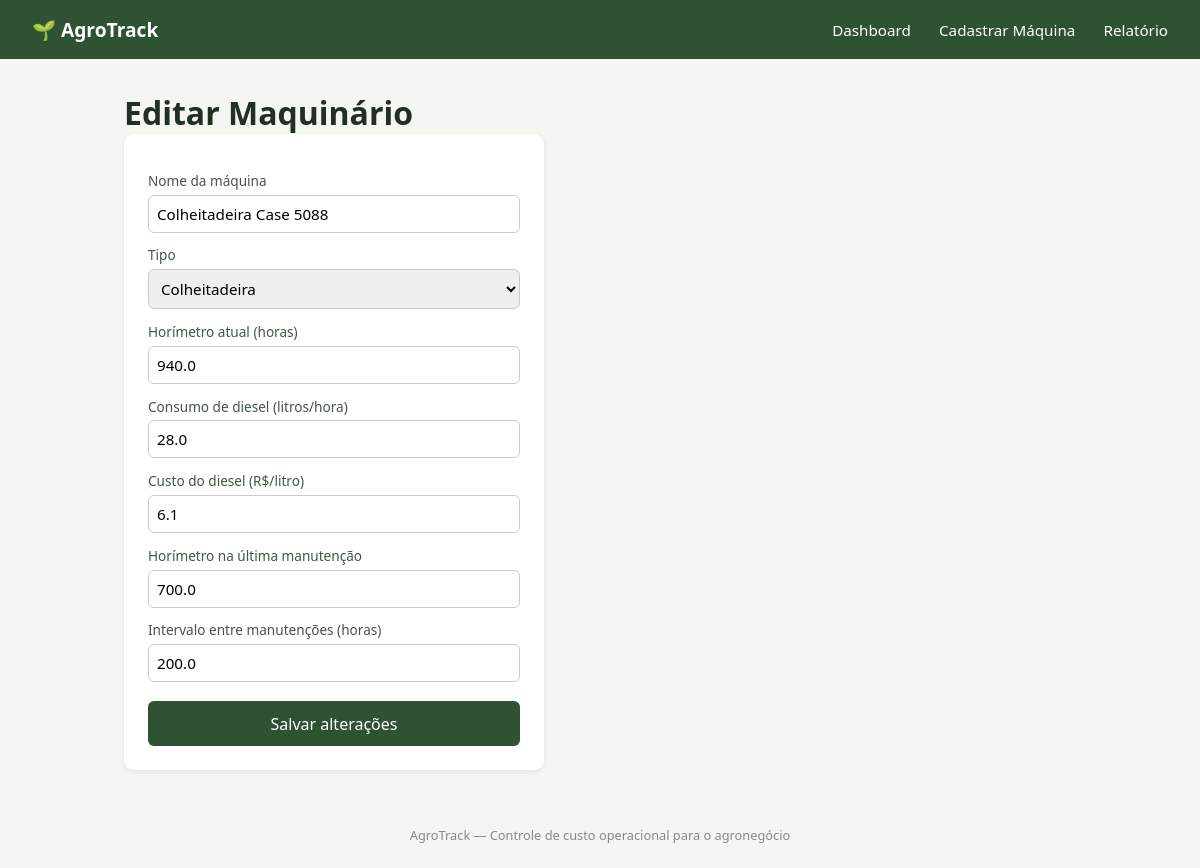
The app's page /editar/2 with its own data.
### tables this page shows
CREATE TABLE maquinas (
            id INTEGER PRIMARY KEY AUTOINCREMENT,
            nome TEXT NOT NULL,
            tipo TEXT NOT NULL,
            horimetro_atual REAL NOT NULL,
            consumo_diesel_litros_hora REAL NOT NULL,
            custo_diesel_litro REAL NOT NULL,
            ultima_manutencao_horimetro REAL NOT NULL,
            intervalo_manutencao_horas REAL NOT NULL
        );

### AgroTrack/app.py (the view)
@app.route('/editar/<int:maquina_id>', methods=['GET', 'POST'])
def editar(maquina_id):
    if request.method == 'POST':
        database.atualizar_maquina(maquina_id, ler_formulario(request.form))
        return redirect(url_for('relatorio'))
    maquina = database.buscar_maquina(maquina_id)
    if maquina is None:
        return redirect(url_for('relatorio'))
    return render_template('editar.html', maquina=maquina)

### AgroTrack/database.py (called while the page is built)
def get_conexao():
    conexao = sqlite3.connect(DB_NOME)
    conexao.row_factory = sqlite3.Row  # permite acessar colunas pelo nome
    return conexao

def buscar_maquina(maquina_id):
    conexao = get_conexao()
    linha = conexao.execute("SELECT * FROM maquinas WHERE id = ?", (maquina_id,)).fetchone()
    conexao.close()
    return dict(linha) if linha else None

### AgroTrack/templates/editar.html (shortened to what this page needs)
{% extends 'base.html' %}
{% block content %}
<h1>Editar Maquinário</h1>
<form method="POST" class="form-cadastro">
    <label for="nome">Nome da máquina</label>
    <input type="text" id="nome" name="nome" value="{{ maquina.nome }}" required>
    <label for="tipo">Tipo</label>
    <select id="tipo" name="tipo" required>
        {% for opcao in ["Trator", "Colheitadeira", "Pulverizador", "Outro"] %}
        <option value="{{ opcao }}" {% if maquina.tipo == opcao %}selected{% endif %}>{{ opcao }}</option>
        {% endfor %}
    </select>
    <label for="horimetro_atual">Horímetro atual (horas)</label>
    <input type="number" step="0.1" id="horimetro_atual" name="horimetro_atual" value="{{ maquina.horimetro_atual }}" required>
    <label for="consumo_diesel_litros_hora">Consumo de diesel (litros/hora)</label>
    <input type="number" step="0.1" id="consumo_diesel_litros_hora" name="consumo_diesel_litros_hora" value="{{ maquina.consumo_diesel_litros_hora }}" required>
    <label for="custo_diesel_litro">Custo do diesel (R$/litro)</label>
    <input type="number" step="0.01" id="custo_diesel_litro" name="custo_diesel_litro" value="{{ maquina.custo_diesel_litro }}" required>
    <label for="ultima_manutencao_horimetro">Horímetro na última manutenção</label>
    <input type="number" step="0.1" id="ultima_manutencao_horimetro" name="ultima_manutencao_horimetro" value="{{ maquina.ultima_manutencao_horimetro }}" required>
    <label for="intervalo_manutencao_horas">Intervalo entre manutenções (horas)</label>
    <input type="number" step="1" id="intervalo_manutencao_horas" name="intervalo_manutencao_horas" value="{{ maquina.intervalo_manutencao_horas }}" required>
    <button type="submit">Salvar alterações</button>
</form>
{% endblock %}

### AgroTrack/static/style.css (style rules this page uses)
* { box-sizing: border-box; margin: 0; padding: 0; font-family: 'Segoe UI', Arial, sans-serif; }
body { background: #f4f6f2; color: #223022; }
.form-cadastro { display: flex; flex-direction: column; max-width: 420px; background: #fff; padding: 1.5rem; border-radius: 10px; box-shadow: 0 2px 6px rgba(0,0,0,0.08); }
.form-cadastro label { margin-top: 0.8rem; font-size: 0.85rem; color: #445544; }
.form-cadastro input, .form-cadastro select { padding: 0.5rem; margin-top: 0.3rem; border: 1px solid #ccc; border-radius: 6px; font-size: 0.95rem; }
.form-cadastro button { margin-top: 1.2rem; padding: 0.7rem; background: #2f5233; color: #fff; border: none; border-radius: 6px; font-size: 1rem; cursor: pointer; }

### records on screen
maquinas: nome "Colheitadeira Case 5088", tipo "Colheitadeira", horimetro_atual "940.0", consumo_diesel_litros_hora "28.0", custo_diesel_litro "6.1", ultima_manutencao_horimetro "700.0", intervalo_manutencao_horas "200.0"
